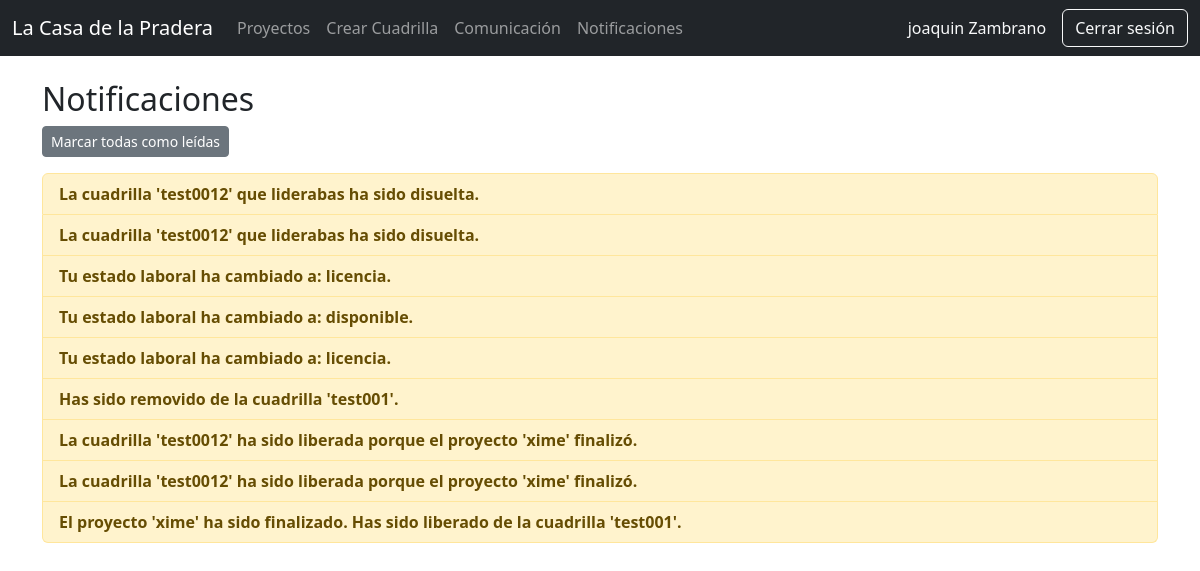
Page /personal/notificaciones/ (signed in) on the earlier database version.
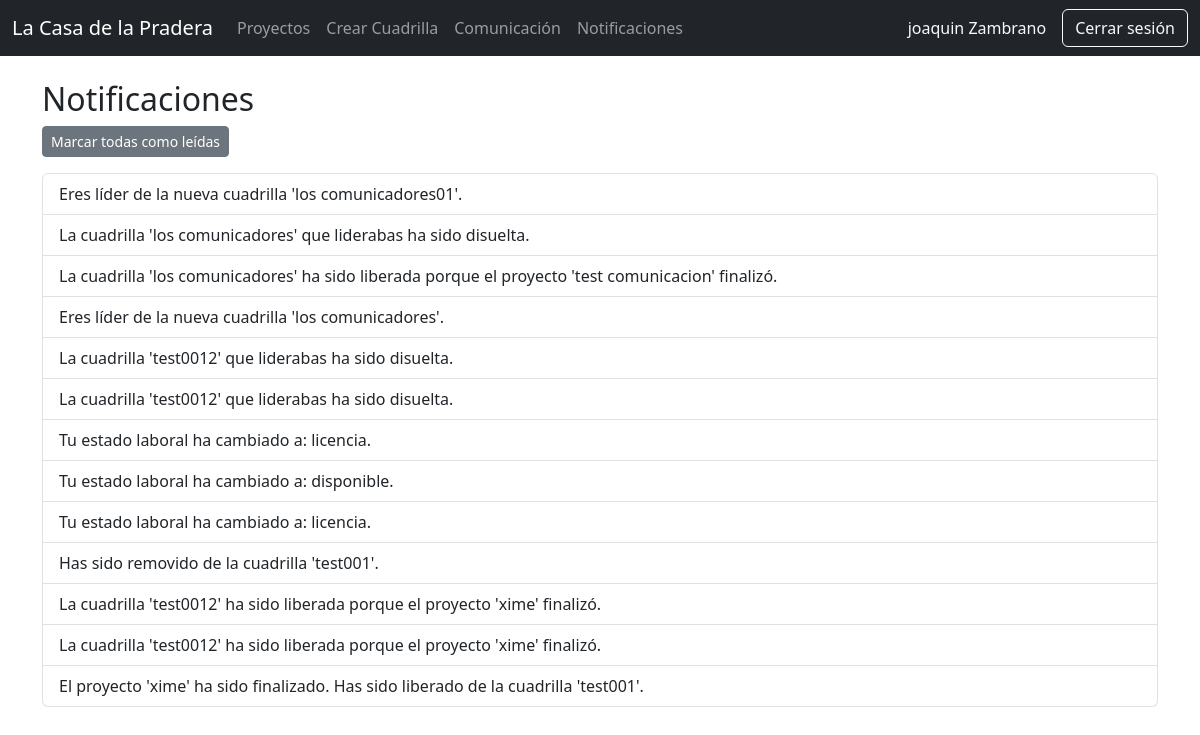
Same page on the later database version.
### personal/models.py (models this page shows, shortened)
class Notificacion(models.Model):
    user = models.ForeignKey(
        User,
        on_delete=models.CASCADE,
        related_name="notificaciones"
    )
    mensaje = models.TextField()
    fecha = models.DateTimeField(auto_now_add=True)
    leida = models.BooleanField(default=False)
    class Meta:
        ordering = ["-fecha"]

### personal/views.py (the view)
@login_required
def mis_notificaciones(request):
    notifs = request.user.notificaciones.all()
    return render(request, "mis_notificaciones.html", {
        "notifs": notifs,
    })

### core/context_processors.py (called while the page is built)
def notificaciones_no_leidas(request):
    if request.user.is_authenticated:
        return {
            "notifs_no_leidas": request.user.notificaciones.filter(leida=False).count()
        }
    return {"notifs_no_leidas": 0}

### personal/templatetags/custom_tags.py (called while the page is built)
@register.filter
def has_group(user, group_name):
    return user.groups.filter(name=group_name).exists()

### personal/templates/mis_notificaciones.html (shortened to what this page needs)
{% extends 'base.html' %}
{% block content %}
<h2>Notificaciones</h2>
{% if notifs %}
    <div class="mb-3">
        <a href="{% url 'personal:notifs_leidas' %}" class="btn btn-sm btn-secondary">
            Marcar todas como leídas
        </a>
    </div>
    <ul class="list-group">
        {% for n in notifs %}
            <li class="list-group-item {% if not n.leida %}fw-bold list-group-item-warning{% endif %}">
                {{ n.mensaje }}<br>
            </li>
        {% endfor %}
    </ul>
{% else %}
    <p>No tienes notificaciones.</p>
{% endif %}
{% endblock %}

### core/templates/base.html (shortened to what this page needs)
{% load custom_tags %}
<!DOCTYPE html>
<html lang="es">
<head>
    <link href="https://cdn.jsdelivr.net/npm/bootstrap@5.3.2/dist/css/bootstrap.min.css" rel="stylesheet">
</head>
<body>
{% if request.user.is_authenticated and request.path != '/usuarios/login/' and request.path != '/accounts/login/' %}
<nav class="navbar navbar-expand-lg navbar-dark bg-dark mb-4">
    <div class="container-fluid">
        <a class="navbar-brand" href="{% url 'dashboard' %}">
            La Casa de la Pradera
        </a>
        <div class="collapse navbar-collapse" id="menuPrincipal">
            <ul class="navbar-nav me-auto mb-2 mb-lg-0">
                {% if request.user|has_group:"JefeProyecto" %}
                    <li class="nav-item">
                        <a class="nav-link" href="{% url 'proyectos:panel' %}">Proyectos</a>
                    </li>
                    <li class="nav-item">
                        <a class="nav-link" href="{% url 'personal:crear_cuadrilla' %}">
                            Crear Cuadrilla
                        </a>
                    </li>
                {% endif %}
                <li class="nav-item">
                    <a class="nav-link" href="{% url 'comunicacion:conversations_list' %}">Comunicaci&oacute;n</a>
                </li>
                <li class="nav-item">
                    <a class="nav-link" href="{% url 'personal:mis_notificaciones' %}">
                        Notificaciones
                    </a>
                </li>
            </ul>
            <span class="navbar-text text-light me-3">
                {{ request.user.first_name }} {{ request.user.last_name }}
            </span>
            <a href="{% url 'usuarios:logout' %}" class="btn btn-outline-light">Cerrar sesión</a>
        </div>
    </div>
</nav>
{% endif %}
<main class="container">
    {% block content %}{% endblock %}
</main>
</body>
</html>

Differences in the rows shown:
added Notificacion: mensaje "Eres líder de la nueva cuadrilla 'los comunicadores01'."
added Notificacion: mensaje "La cuadrilla 'los comunicadores' que liderabas ha sido disuelta."
added Notificacion: mensaje "La cuadrilla 'los comunicadores' ha sido liberada porque el proyecto 'test comunicacion' finalizó."
added Notificacion: mensaje "Eres líder de la nueva cuadrilla 'los comunicadores'."
changed Notificacion (number 5 of 13 on the later page): leida False → True (drawn)
changed Notificacion (number 6 of 13 on the later page): leida False → True (drawn)
changed Notificacion (number 7 of 13 on the later page): leida False → True (drawn)
changed Notificacion "Tu estado laboral ha cambiado a: disponible.": leida False → True (drawn)
changed Notificacion (number 9 of 13 on the later page): leida False → True (drawn)
changed Notificacion "Has sido removido de la cuadrilla 'test001'.": leida False → True (drawn)
changed Notificacion (number 11 of 13 on the later page): leida False → True (drawn)
changed Notificacion (number 12 of 13 on the later page): leida False → True (drawn)
changed Notificacion (number 13 of 13 on the later page): leida False → True (drawn)
